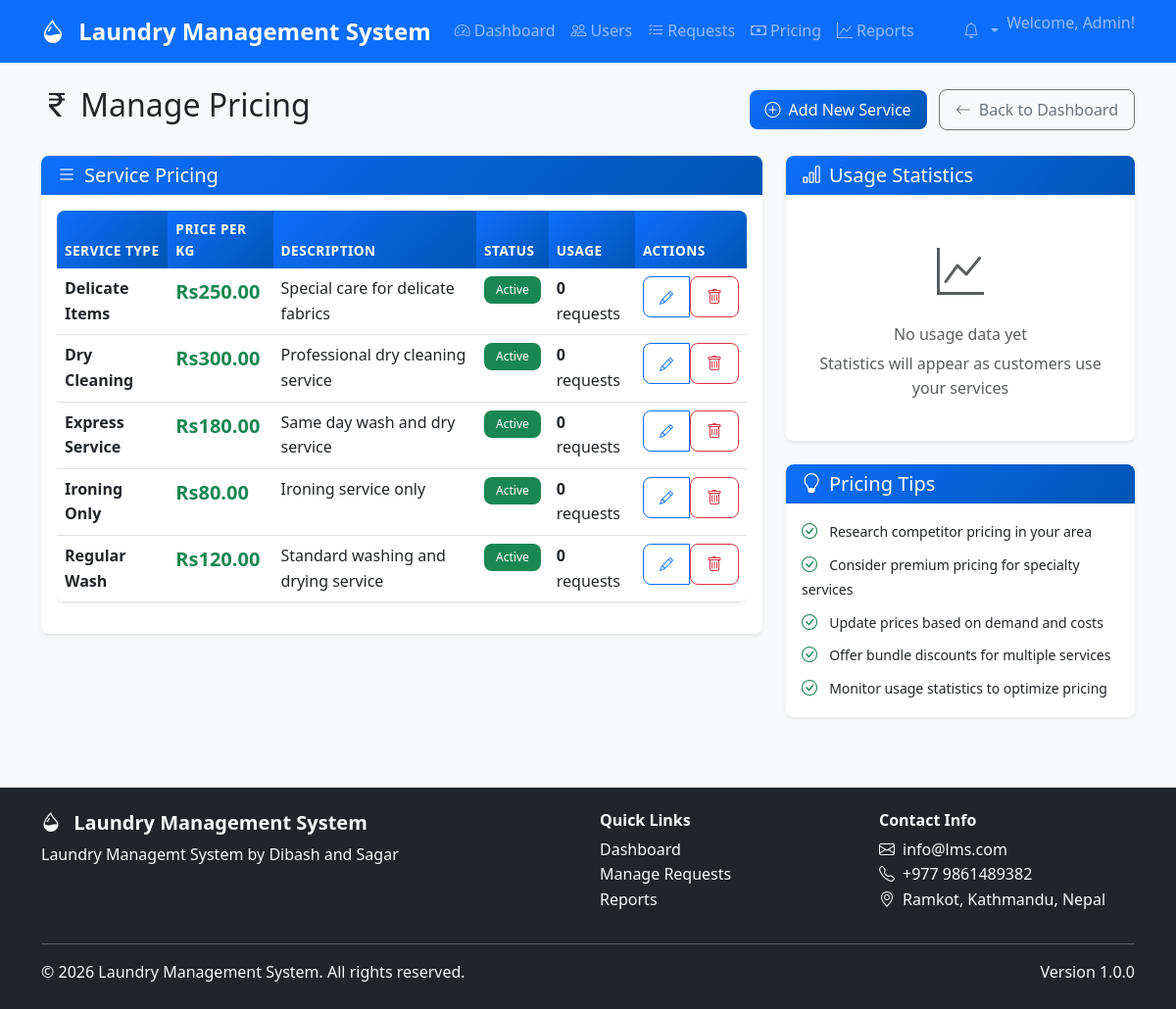
/admin/pricing.php (signed in), run on the app's committed database.
### tables this page shows
CREATE TABLE laundry_pricing (
    id INT AUTO_INCREMENT PRIMARY KEY,
    service_type VARCHAR(100) NOT NULL,
    price_per_kg DECIMAL(10,2) NOT NULL,
    description TEXT,
    status ENUM('active', 'inactive') DEFAULT 'active',
    created_at TIMESTAMP DEFAULT CURRENT_TIMESTAMP,
    updated_at TIMESTAMP DEFAULT CURRENT_TIMESTAMP ON UPDATE CURRENT_TIMESTAMP
);

CREATE TABLE system_settings (
    id INT AUTO_INCREMENT PRIMARY KEY,
    setting_key VARCHAR(100) UNIQUE NOT NULL,
    setting_value TEXT NOT NULL,
    description TEXT,
    updated_at TIMESTAMP DEFAULT CURRENT_TIMESTAMP ON UPDATE CURRENT_TIMESTAMP
);

### includes/functions.php (called while the page is built, shortened)
<?php
function is_logged_in() {
    return isset($_SESSION['user_id']) && !empty($_SESSION['user_id']);
}
function is_admin() {
    return isset($_SESSION['user_type']) && $_SESSION['user_type'] === 'admin';
}
function format_currency($amount) {
    return 'Rs' . number_format($amount, 2);
}
function get_status_badge_class($status) {
    $classes = [
        'pending' => 'bg-warning',
        'accepted' => 'bg-info',
        'picked_up' => 'bg-primary',
        'in_process' => 'bg-secondary',
        'ready' => 'bg-success',
        'delivered' => 'bg-success',
        'cancelled' => 'bg-danger',
        'active' => 'bg-success',
        'inactive' => 'bg-secondary'
    ];
    return $classes[$status] ?? 'bg-secondary';
}
function get_setting($key, $default = '') {
    global $pdo;
    try {
        $stmt = $pdo->prepare("SELECT setting_value FROM system_settings WHERE setting_key = ?");
        $stmt->execute([$key]);
        $result = $stmt->fetch();
        return $result ? $result['setting_value'] : $default;
    } catch (PDOException $e) {
        error_log("Setting retrieval error: " . $e->getMessage());
        return $default;
    }
}
?>

### admin/pricing.php (the view, shortened to what this page needs)
<?php
require_once '../config/config.php';
try {
    $stmt = $pdo->prepare("SELECT * FROM laundry_pricing ORDER BY service_type ASC");
    $stmt->execute();
    $pricing_list = $stmt->fetchAll();
    $stmt = $pdo->prepare("
        SELECT lp.service_type, COUNT(lr.id) as usage_count, SUM(lr.total_amount) as total_revenue
        FROM laundry_pricing lp
        LEFT JOIN laundry_requests lr ON lp.service_type = lr.laundry_type
        GROUP BY lp.service_type
        ORDER BY usage_count DESC
    ");
    $stmt->execute();
    $usage_stats = $stmt->fetchAll();
} catch (PDOException $e) {
    error_log("Pricing fetch error: " . $e->getMessage());
    $pricing_list = [];
    $usage_stats = [];
}
include '../includes/header.php';
?>
<div class="d-flex justify-content-between align-items-center mb-4">
    <h2>
        <i class="bi bi-currency-rupee me-2"></i>Manage Pricing
    </h2>
    <div>
        <button type="button" class="btn btn-primary me-2" data-bs-toggle="modal" data-bs-target="#pricingModal">
            <i class="bi bi-plus-circle me-2"></i>Add New Service
        </button>
        <a href="dashboard.php" class="btn btn-outline-secondary">
            <i class="bi bi-arrow-left me-2"></i>Back to Dashboard
        </a>
    </div>
</div>
<div class="row g-4">
    <div class="col-lg-8">
        <div class="card">
            <div class="card-header">
                <h5 class="mb-0">
                    <i class="bi bi-list me-2"></i>Service Pricing
                </h5>
            </div>
            <div class="card-body">
                <?php if (empty($pricing_list)): ?>
                    <div class="text-center py-5">
                        <i class="bi bi-currency-dollar text-muted" style="font-size: 4rem;"></i>
                        <h4 class="text-muted mt-3">No pricing configured</h4>
                        <p class="text-muted">Add your first service pricing to get started</p>
                        <button type="button" class="btn btn-primary" data-bs-toggle="modal" data-bs-target="#pricingModal">
                            <i class="bi bi-plus-circle me-2"></i>Add Service Pricing
                        </button>
                    </div>
                <?php else: ?>
                    <div class="table-responsive">
                        <table class="table table-hover">
                            <thead>
                                <tr>
                                    <th>Service Type</th>
                                    <th>Price per KG</th>
                                    <th>Description</th>
                                    <th>Status</th>
                                    <th>Usage</th>
                                    <th>Actions</th>
                                </tr>
                            </thead>
                            <tbody>
                                <?php foreach ($pricing_list as $pricing): ?>
                                    <?php
                                    $usage = array_filter($usage_stats, function($stat) use ($pricing) {
                                        return $stat['service_type'] === $pricing['service_type'];
                                    });
                                    $usage = reset($usage);
                                    $usage_count = $usage ? $usage['usage_count'] : 0;
                                    ?>
                                    <tr>
                                        <td>
                                            <strong><?php echo htmlspecialchars($pricing['service_type']); ?></strong>
                                        </td>
                                        <td>
                                            <span class="fs-5 fw-bold text-success">
                                                <?php echo format_currency($pricing['price_per_kg']); ?>
                                            </span>
                                        </td>
                                        <td>
                                            <?php echo htmlspecialchars($pricing['description'] ?: 'No description'); ?>
                                        </td>
                                        <td>
                                            <span class="badge <?php echo get_status_badge_class($pricing['status']); ?>">
                                                <?php echo ucfirst($pricing['status']); ?>
                                            </span>
                                        </td>
                                        <td>
                                            <div>
                                                <strong><?php echo $usage_count; ?></strong> requests
                                            </div>
                                        </td>
                                        <td>
                                            <div class="btn-group btn-group-sm">
                                                <button type="button" class="btn btn-outline-primary"
                                                        data-bs-toggle="modal"
                                                        data-bs-target="#pricingModal"
                                                        data-pricing-id="<?php echo $pricing['id']; ?>"
                                                        data-service-type="<?php echo htmlspecialchars($pricing['service_type']); ?>"
                                                        data-price="<?php echo $pricing['price_per_kg']; ?>"
                                                        data-description="<?php echo htmlspecialchars($pricing['description']); ?>"
                                                        data-status="<?php echo $pricing['status']; ?>"
                                                        title="Edit">
                                                    <i class="bi bi-pencil"></i>
                                                </button>
                                                <?php if ($usage_count == 0): ?>
                                                    <form method="POST" class="d-inline">
                                                        <button type="submit" class="btn btn-outline-danger"
                                                                onclick="return confirm('Are you sure you want to delete this pricing?')"
                                                                title="Delete">
                                                            <i class="bi bi-trash"></i>
                                                        </button>
                                                    </form>
                                                <?php endif; ?>
                                            </div>
                                        </td>
                                    </tr>
                                <?php endforeach; ?>
                            </tbody>
                        </table>
                    </div>
                <?php endif; ?>
            </div>
        </div>
    </div>
    <div class="col-lg-4">
        <div class="card">
            <div class="card-header">
                <h5 class="mb-0">
                    <i class="bi bi-bar-chart me-2"></i>Usage Statistics
                </h5>
            </div>
            <div class="card-body">
                <?php if (empty($usage_stats) || array_sum(array_column($usage_stats, 'usage_count')) == 0): ?>
                    <div class="text-center py-4">
                        <i class="bi bi-graph-up text-muted" style="font-size: 3rem;"></i>
                        <h6 class="text-muted mt-3">No usage data yet</h6>
                        <p class="text-muted mb-0">Statistics will appear as customers use your services</p>
                    </div>
                <?php endif; ?>
            </div>
        </div>
        <div class="card mt-4">
            <div class="card-header">
                <h5 class="mb-0">
                    <i class="bi bi-lightbulb me-2"></i>Pricing Tips
                </h5>
            </div>
            <div class="card-body">
                <ul class="list-unstyled mb-0">
                    <li class="mb-2">
                        <i class="bi bi-check-circle text-success me-2"></i>
                        <small>Research competitor pricing in your area</small>
                    </li>
                    <li class="mb-2">
                        <i class="bi bi-check-circle text-success me-2"></i>
                        <small>Consider premium pricing for specialty services</small>
                    </li>
                    <li class="mb-2">
                        <i class="bi bi-check-circle text-success me-2"></i>
                        <small>Update prices based on demand and costs</small>
                    </li>
                    <li class="mb-2">
                        <i class="bi bi-check-circle text-success me-2"></i>
                        <small>Offer bundle discounts for multiple services</small>
                    </li>
                    <li>
                        <i class="bi bi-check-circle text-success me-2"></i>
                        <small>Monitor usage statistics to optimize pricing</small>
                    </li>
                </ul>
            </div>
        </div>
    </div>
</div>
<?php include '../includes/footer.php'; ?>

### includes/footer.php (shortened to what this page needs)
        </div>
    </main>
    <footer class="bg-dark text-light py-4 mt-5">
        <div class="container">
            <div class="row">
                <div class="col-md-6">
                    <h5 class="fw-bold">
                        <i class="bi bi-droplet-half me-2"></i>
                        <?php echo APP_NAME; ?>
                    </h5>
                    <p class="mb-0">Laundry Managemt System by Dibash and Sagar</p>
                </div>
                <div class="col-md-3">
                    <h6 class="fw-bold">Quick Links</h6>
                    <ul class="list-unstyled">
                        <?php if (is_logged_in()): ?>
                            <?php if (is_admin()): ?>
                                <li><a href="<?php echo APP_URL; ?>/admin/dashboard.php" class="text-light text-decoration-none">Dashboard</a></li>
                                <li><a href="<?php echo APP_URL; ?>/admin/requests.php" class="text-light text-decoration-none">Manage Requests</a></li>
                                <li><a href="<?php echo APP_URL; ?>/admin/reports.php" class="text-light text-decoration-none">Reports</a></li>
                            <?php endif; ?>
                        <?php else: ?>
                            <li><a href="<?php echo APP_URL; ?>/login.php" class="text-light text-decoration-none">Login</a></li>
                            <li><a href="<?php echo APP_URL; ?>/register.php" class="text-light text-decoration-none">Register</a></li>
                        <?php endif; ?>
                    </ul>
                </div>
                <div class="col-md-3">
                    <h6 class="fw-bold">Contact Info</h6>
                    <ul class="list-unstyled">
                        <li><i class="bi bi-envelope me-2"></i><?php echo get_setting('site_email', 'info@lms.com'); ?></li>
                        <li><i class="bi bi-telephone me-2"></i>+977 9861489382</li>
                        <li><i class="bi bi-geo-alt me-2"></i>Ramkot, Kathmandu, Nepal</li>
                    </ul>
                </div>
            </div>
            <hr class="my-3">
            <div class="row align-items-center">
                <div class="col-md-6">
                    <p class="mb-0">&copy; <?php echo date('Y'); ?> <?php echo APP_NAME; ?>. All rights reserved.</p>
                </div>
                <div class="col-md-6 text-md-end">
                    <p class="mb-0">Version <?php echo APP_VERSION; ?></p>
                </div>
            </div>
        </div>
    </footer>
</body>
</html>

### data on the page
laundry_pricing: service_type "Delicate Items", price_per_kg "Rs250.00", description "Special care for delicate fabrics", status "Active", usage_count "0"
laundry_pricing: service_type "Dry Cleaning", price_per_kg "Rs300.00", description "Professional dry cleaning service", status "Active", usage_count "0"
laundry_pricing: service_type "Express Service", price_per_kg "Rs180.00", description "Same day wash and dry service", status "Active", usage_count "0"
laundry_pricing: service_type "Ironing Only", price_per_kg "Rs80.00", description "Ironing service only", status "Active", usage_count "0"
laundry_pricing: service_type "Regular Wash", price_per_kg "Rs120.00", description "Standard washing and drying service", status "Active", usage_count "0"
system_settings: setting_value "info@lms.com"

### other printed values
APP_NAME "Laundry Management System"
$_SESSION['first_name'] "Admin"
APP_VERSION "1.0.0"
